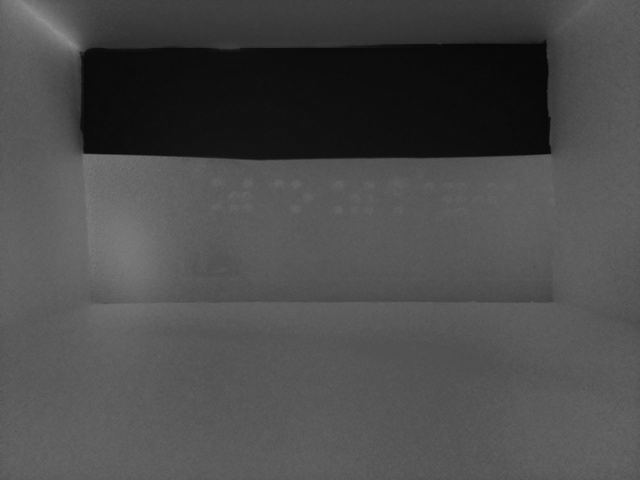
#> input picture vid_process_src/captured_img/test_cap_img2.jpg, 640 x 480 px, found by its file name
$ python img_process.py
#> lines starting #> are read from the running program, lines starting #| are printed output that depends on the picture; after the words box and inside, x2 and y2 are one past the last pixel; in counts of white or black regions, pixels touching at a corner belong together
import cv2
import numpy as np

src = cv2.imread('/home/rasp/Desktop/HandS_Braille/vid_process_src/captured_img/test_cap_img2.jpg', cv2.IMREAD_COLOR)
#> src is the input picture: shape (480, 640, 3); min 6, max 144, mean 75.3
src_gray = cv2.cvtColor(src, cv2.COLOR_BGR2GRAY)

img_gaussian1 = cv2.GaussianBlur(src_gray, (3, 3), 0)
cv2.imshow('gaussian', img_gaussian1)

# img_grayscale_gaussian2 = cv2.GaussianBlur(img_grayscale, (1, 1), 0)
img_grayscale = cv2.adaptiveThreshold(img_gaussian1, 255, cv2.ADAPTIVE_THRESH_MEAN_C, cv2.THRESH_BINARY_INV, 37, 0)
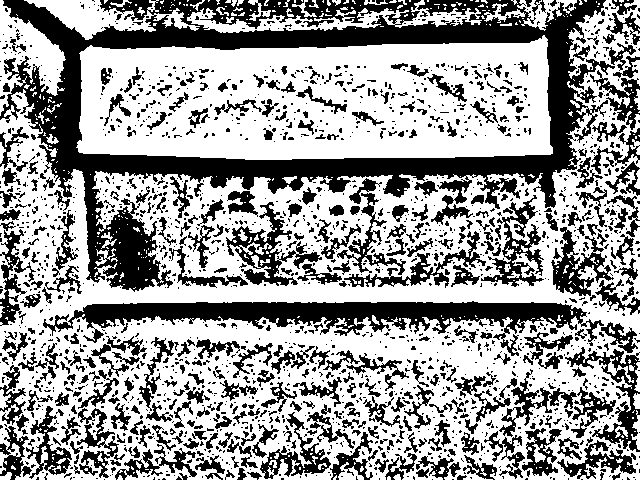
#> img_grayscale: shape (480, 640); 61.1% white; 1938 black regions (1540 under 20 px), largest, box (x1, y1, x2, y2) and area: (0, 0, 615, 292) 42669, (43, 301, 604, 356) 10586, (226, 202, 322, 286) 2261
cv2.imshow('adaptiveThreshold', img_grayscale)

kernel = np.array([[1, 1, 1],
                    [1, 1, 1],
                    [1, 1, 1]])*(1/3)

image_blur = cv2.filter2D(img_grayscale, -1, kernel)
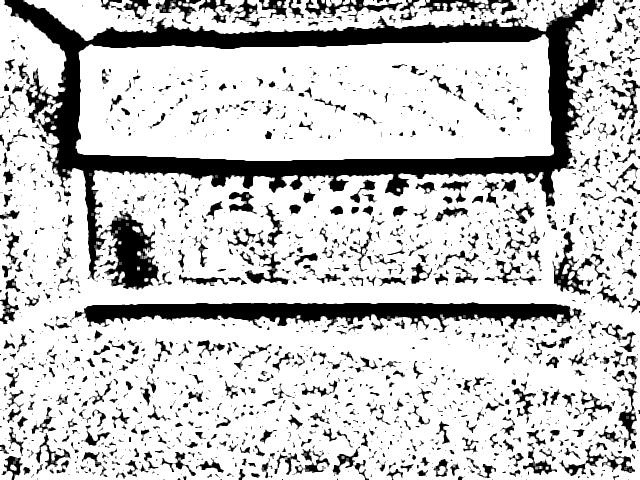
#> image_blur: shape (480, 640); min 0, max 255, mean 199.9
cv2.imshow('sharp', image_blur)

img_median = cv2.medianBlur(image_blur, 5)
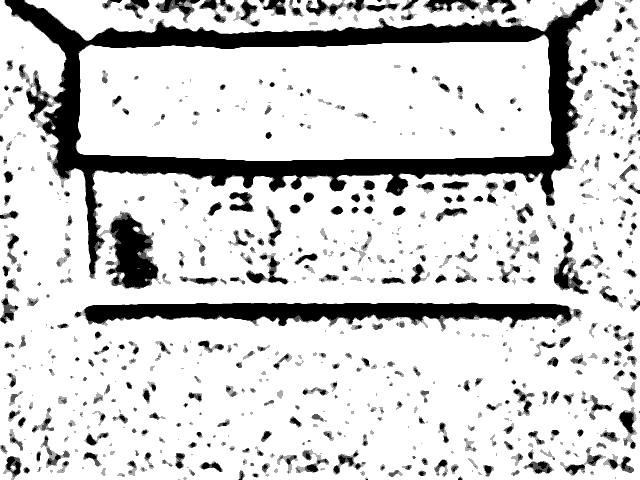
#> img_median: shape (480, 640); min 0, max 255, mean 209.5
cv2.imshow('med', img_median)
dst1 = np.zeros(img_median.shape, np.uint8)

bw = img_median.shape[1] // 4
#> bw = 160
bh = img_median.shape[0] // 4
#> bh = 120

for y in range(4):
    for x in range(4):
        src_ = img_median[y*bh:(y+1)*bh, x*bw:(x+1)*bw]
        dst_ = dst1[y*bh:(y+1)*bh, x*bw:(x+1)*bw]
        cv2.threshold(src_, 0, 255, cv2.THRESH_BINARY | cv2.THRESH_OTSU, dst_)
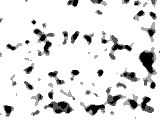
#> src_: shape (120, 160); min 0, max 255, mean 224.9


# 영상 안에 있는 흰색 덩어리를 정수 형태로 리턴
cnt1, _ = cv2.connectedComponents(dst1)
#> cnt1 = 19
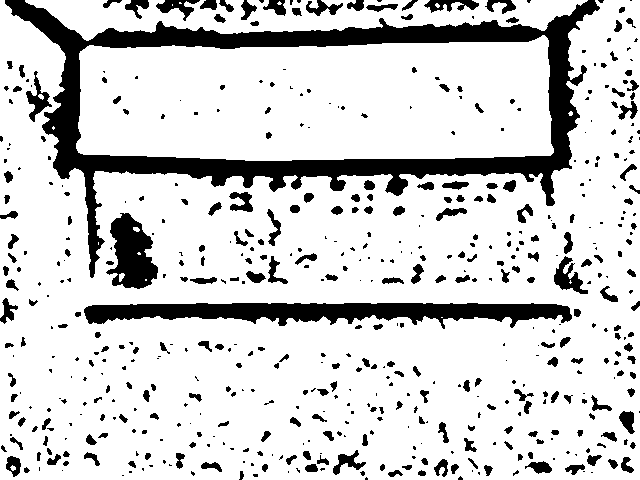
#> dst1: shape (480, 640); 82.2% white; 551 black regions (287 under 20 px), largest, box (x1, y1, x2, y2) and area: (5, 0, 600, 278) 25734, (84, 303, 572, 329) 7577, (106, 213, 158, 289) 2409
print('cnt1:', cnt1)
#| cnt1: 19

# 모폴로지 열기
dst2 = cv2.morphologyEx(dst1, cv2.MORPH_GRADIENT, None)
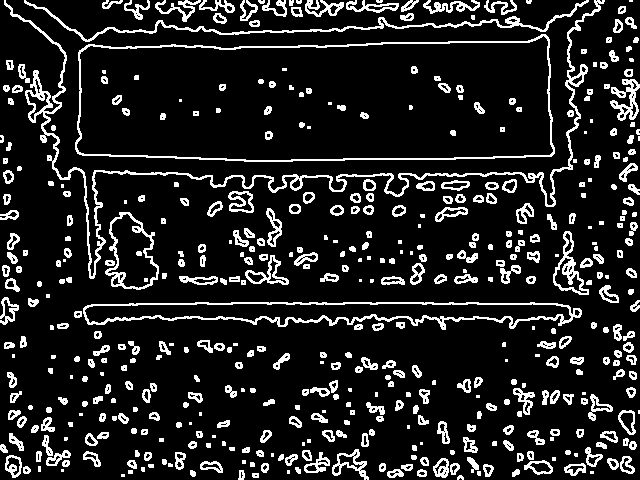
#> dst2: shape (480, 640); 13.3% white in thin lines or dots

# 영상 안에 있는 흰색 덩어리를 정수 형태로 리턴
cnt2, _ = cv2.connectedComponents(dst2)
#> cnt2 = 490
print('cnt2:', cnt2)
#| cnt2: 490

cimg = cv2.cvtColor(img_median, cv2.COLOR_GRAY2BGR)

circles = cv2.HoughCircles(img_median, cv2.HOUGH_GRADIENT, 1, 30, param1=250, param2=11, minRadius=5, maxRadius=12)
#> circles = 20 rows, first 8: [619.5, 97.5, 10.3], [47.5, 103.5, 9.1], [11.5, 466.5, 10.2], [626.5, 417.5, 7.8], [564.5, 268.5, 6.9], [575.5, 78.5, 6.9], [308.5, 197.5, 5.5], [151.5, 226.5, 9.6]

circles = np.uint16(np.around(circles))
#> circles = 20 rows, first 8: [620, 98, 10], [48, 104, 9], [12, 466, 10], [626, 418, 8], [564, 268, 7], [576, 78, 7], [308, 198, 6], [152, 226, 10]

for i in circles[0,:]:
    cv2.circle(img_median,(int(i[0]),int(i[1])), 18, (0,255,255), 5)
#> this loop made 20 passes
#> i on passes 1 to 12: [620, 98, 10], [48, 104, 9], [12, 466, 10], [626, 418, 8], [564, 268, 7], [576, 78, 7], [308, 198, 6], [152, 226, 10], [398, 186, 10], [244, 236, 7], [508, 12, 7], [544, 464, 9]
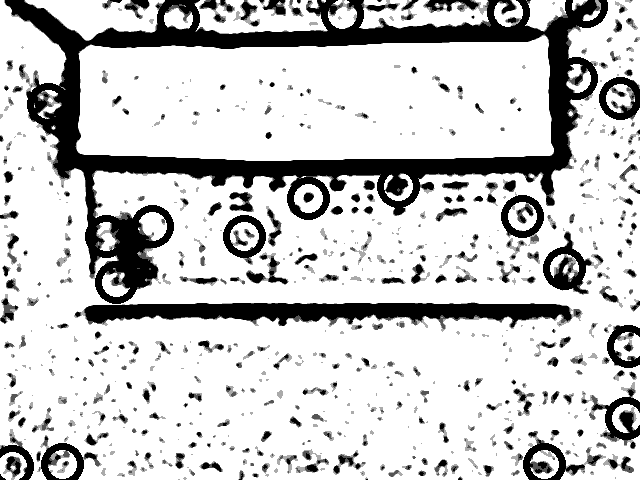
#> img_median: shape (480, 640); 3.6% of pixels changed, all inside (x1, y1, x2, y2) = (0, 0, 640, 480)

cv2.imshow('dst1', dst1)
cv2.imshow('dst2', dst2)

# cv2.imshow('gaussiangray', img_grayscale_gaussian1)
# cv2.imshow('adaptivegray2', img_grayscale)
# cv2.imshow('median', img_median)

cv2.waitKey()
cv2.destroyAllWindows()

$ run again, with vid_process_src/captured_img/test_cap_img11.jpg copied over vid_process_src/captured_img/test_cap_img2.jpg
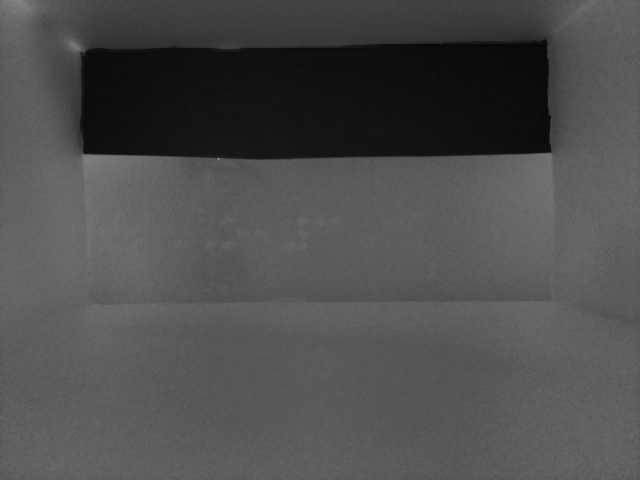
#> input picture vid_process_src/captured_img/test_cap_img11.jpg, 640 x 480 px, found by its file name
#> src is the input picture: shape (480, 640, 3); min 7, max 145, mean 77.7
#> img_grayscale: shape (480, 640); 60.8% white; 1998 black regions (1546 under 20 px), largest, box (x1, y1, x2, y2) and area: (0, 0, 610, 329) 46858, (75, 301, 640, 412) 12797, (165, 425, 311, 480) 2055
#> after the loop `for y in range(4):`:
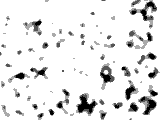
#> src_: shape (120, 160); min 0, max 255, mean 230.5
#> cnt1 = 23
#> dst1: shape (480, 640); 82.2% white; 556 black regions (294 under 20 px), largest, box (x1, y1, x2, y2) and area: (3, 0, 603, 271) 28204, (79, 302, 560, 338) 7789, (123, 244, 154, 287) 511
#| cnt1: 23
#> dst2: shape (480, 640); 13.5% white in thin lines or dots
#> cnt2 = 489
#| cnt2: 489
#> `circles = cv2.HoughCircles(img_median, cv2.HOUGH_GRADIENT, 1, 30, para..`: circles = 21 rows, first 8: [625.5, 369.5, 10.3], [572.5, 322.5, 11], [574.5, 147.5, 10.2], [624.5, 158.5, 8], [124.5, 255.5, 7.8], [12.5, 436.5, 6.9], [74.5, 175.5, 10.3], [148.5, 9.5, 5.5]
#> `circles = np.uint16(np.around(circles))`: circles = 21 rows, first 8: [626, 370, 10], [572, 322, 11], [574, 148, 10], [624, 158, 8], [124, 256, 8], [12, 436, 7], [74, 176, 10], [148, 10, 6]
#> the loop `for i in circles[0,:]:` made 21 passes
#> after the loop `for i in circles[0,:]:`:
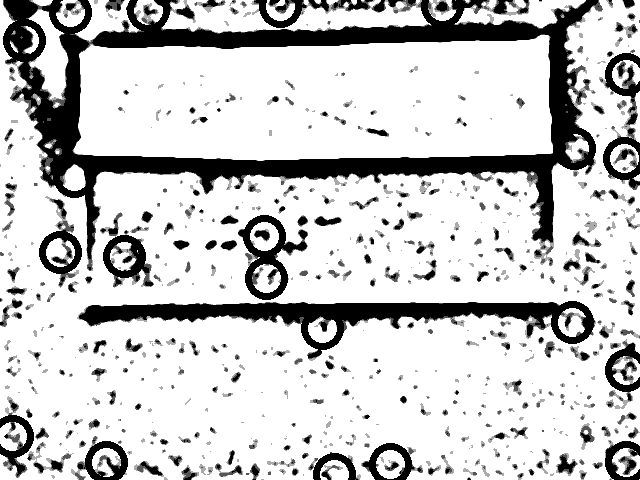
#> img_median: shape (480, 640); min 0, max 255, mean 200.6
